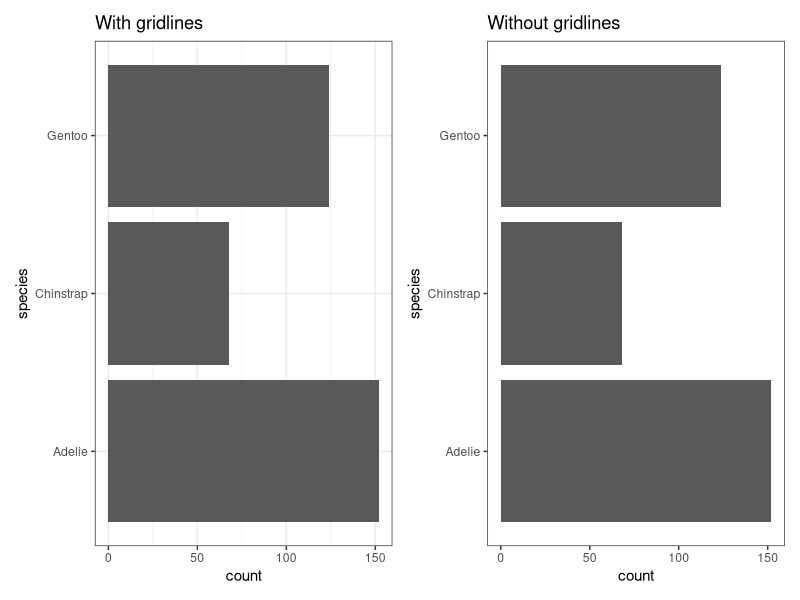

Here is the R script that generated this plot: (Note: this script raises an error after producing the figure.)
## ---- chunk 1
library(tidyverse)
library(patchwork)
library(palmerpenguins)
## ---- chunk 2
et <- penguins |> 
  ggplot(aes(y=species)) +
  geom_bar()  +
  theme_bw() +
  ggtitle("With gridlines")

to <- penguins |> 
  ggplot(aes(y=species)) +
  geom_bar()  +
  theme_bw() +
  theme(panel.grid = element_blank()) +
  ggtitle("Without gridlines")

et + to

## ---- chunk 3
library(palmerpenguins)
penguins |> 
filter(species == "Adelie") |> 
ggplot(aes(x=body_mass_g)) +
geom_line(aes(y = bill_depth_mm)) +
geom_line(aes(y = flipper_length_mm/5)) +
scale_y_continuous(sec.axis = sec_axis(~.*5)) +
theme_ipsum()


## ---- chunk 4
library(plotrix)
slices <- c(20, 40, 30, 15)
labels <- c("A", "B", "C", "D")

pie3D(slices, labels = labels, explode = 0.1, main = "3D Pie Chart")

